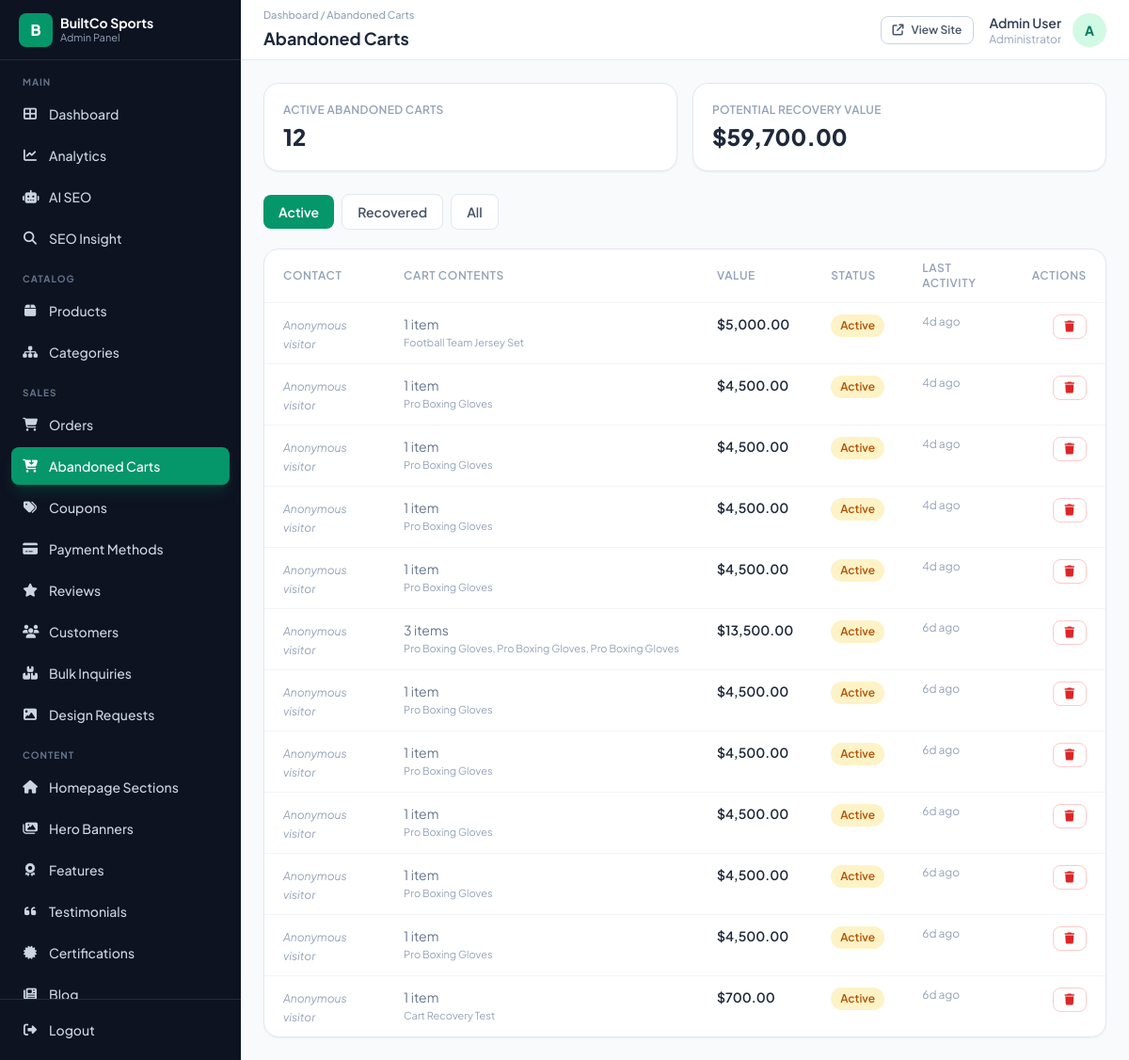
The page /admin/pages/abandoned-carts.php (signed in) on the database its author committed.
### tables this page shows
CREATE TABLE `abandoned_carts` (
  `id` int(11) NOT NULL,
  `session_id` varchar(191) NOT NULL,
  `customer_name` varchar(150) DEFAULT NULL,
  `email` varchar(255) DEFAULT NULL,
  `phone` varchar(50) DEFAULT NULL,
  `cart_data` text DEFAULT NULL COMMENT 'JSON snapshot of cart items',
  `cart_total` decimal(10,2) NOT NULL DEFAULT 0.00,
  `item_count` int(11) NOT NULL DEFAULT 0,
  `status` enum('active','recovered') NOT NULL DEFAULT 'active',
  `reminder_sent_at` datetime DEFAULT NULL,
  `restore_token` varchar(64) DEFAULT NULL,
  `created_at` timestamp NOT NULL DEFAULT current_timestamp(),
  `updated_at` timestamp NOT NULL DEFAULT current_timestamp() ON UPDATE current_timestamp()
);

### includes/config.php (called while the page is built, shortened)
<?php
class DB {
    private static $instance = null;
    private function __construct() {
        $this->conn = new mysqli(DB_HOST, DB_USER, DB_PASS, DB_NAME);
    }
    public static function getInstance() {
        if (self::$instance === null) self::$instance = new DB();
        return self::$instance->conn;
    }
}
function db() { return DB::getInstance(); }
function fetch_one($sql, $types = '', ...$params) {
    $result = db()->query($sql);
    return $result ? $result->fetch_assoc() : null;
}
function fetch_all($sql, $types = '', ...$params) {
    $result = db()->query($sql);
    return $result ? $result->fetch_all(MYSQLI_ASSOC) : [];
}
function get_settings() {
    static $settings = null;
    if ($settings === null) {
        $settings = [];
        $result = db()->query("SELECT setting_key, setting_value FROM site_settings");
        if ($result) while ($row = $result->fetch_assoc()) $settings[$row['setting_key']] = $row['setting_value'];
    }
    return $settings;
}
function setting($key, $default = '') {
    $s = get_settings();
    return $s[$key] ?? $default;
}
function h($v) {
    return htmlspecialchars((string)($v ?? ''), ENT_QUOTES, 'UTF-8');
}
function csrf_token() {
    return $_SESSION['csrf_token'];
}
function format_price($amount) {
    return setting('currency_symbol', '$') . number_format((float)$amount, 2);
}
function time_ago($date) {
    $diff = time() - strtotime($date);
    return round($diff / 86400) . 'd ago';
}
    ob_start(); ?>

### admin/pages/abandoned-carts.php (the view, shortened to what this page needs)
<?php
require_once __DIR__ . '/../../includes/config.php';
$status_filter = $_GET['status'] ?? 'active';
$where = in_array($status_filter, ['active', 'recovered']) ? "status='" . db()->real_escape_string($status_filter) . "'" : '1=1';
$carts = fetch_all("SELECT * FROM abandoned_carts WHERE $where ORDER BY updated_at DESC");
$active_count = (int)(fetch_one("SELECT COUNT(*) c FROM abandoned_carts WHERE status='active'")['c'] ?? 0);
$active_value = (float)(fetch_one("SELECT SUM(cart_total) s FROM abandoned_carts WHERE status='active'")['s'] ?? 0);
include __DIR__ . '/../includes/admin-header.php';
?>
<div class="grid grid-cols-1 sm:grid-cols-2 gap-4 mb-6">
  <div class="card p-5">
    <div class="text-xs font-semibold text-slate-400 uppercase tracking-wide mb-1">Active Abandoned Carts</div>
    <div class="text-2xl font-extrabold text-slate-800"><?= $active_count ?></div>
  </div>
  <div class="card p-5">
    <div class="text-xs font-semibold text-slate-400 uppercase tracking-wide mb-1">Potential Recovery Value</div>
    <div class="text-2xl font-extrabold text-slate-800"><?= format_price($active_value) ?></div>
  </div>
</div>
<div class="flex items-center gap-2 mb-5">
  <?php foreach (['active' => 'Active', 'recovered' => 'Recovered', 'all' => 'All'] as $key => $label): ?>
  <a href="?status=<?= $key ?>" class="px-4 py-2 rounded-lg text-sm font-semibold transition <?= $status_filter === $key ? 'bg-brand text-white' : 'bg-white border border-slate-200 text-slate-600 hover:bg-slate-50' ?>"><?= $label ?></a>
  <?php endforeach; ?>
</div>
<div class="card overflow-hidden">
  <div class="overflow-x-auto">
    <table class="w-full text-sm">
      <thead>
        <tr class="text-left text-xs uppercase tracking-wider text-slate-400 border-b border-slate-100">
          <th class="px-5 py-3 font-semibold">Contact</th>
          <th class="px-5 py-3 font-semibold">Cart Contents</th>
          <th class="px-5 py-3 font-semibold">Value</th>
          <th class="px-5 py-3 font-semibold">Status</th>
          <th class="px-5 py-3 font-semibold">Last Activity</th>
          <th class="px-5 py-3 font-semibold text-right">Actions</th>
        </tr>
      </thead>
      <tbody class="divide-y divide-slate-100">
        <?php foreach ($carts as $c): ?>
        <?php $items = json_decode($c['cart_data'] ?? '[]', true) ?: []; ?>
        <tr class="hover:bg-slate-50/60 align-top">
          <td class="px-5 py-3">
            <?php if ($c['customer_name'] || $c['email'] || $c['phone']): ?>
            <div class="font-medium text-slate-800 text-[13px]"><?= h($c['customer_name'] ?: 'Guest') ?></div>
            <?php if ($c['email']): ?><div class="text-[11px] text-slate-500"><a href="mailto:<?= h($c['email']) ?>" class="hover:text-brand"><?= h($c['email']) ?></a></div><?php endif; ?>
            <?php if ($c['phone']): ?><div class="text-[11px] text-slate-500"><a href="tel:<?= h($c['phone']) ?>" class="hover:text-brand"><?= h($c['phone']) ?></a></div><?php endif; ?>
            <?php else: ?>
            <span class="text-xs text-slate-400 italic">Anonymous visitor</span>
            <?php endif; ?>
          </td>
          <td class="px-5 py-3 text-slate-500">
            <?= (int)$c['item_count'] ?> item<?= $c['item_count'] != 1 ? 's' : '' ?>
            <div class="text-[11px] text-slate-400 truncate max-w-xs"><?= h(implode(', ', array_column($items, 'name'))) ?></div>
          </td>
          <td class="px-5 py-3 font-semibold text-slate-800"><?= format_price($c['cart_total']) ?></td>
          <td class="px-5 py-3"><span class="<?= $c['status'] === 'active' ? 'badge bg-amber-100 text-amber-700' : 'badge-active' ?>"><?= ucfirst($c['status']) ?></span></td>
          <td class="px-5 py-3 text-slate-400 text-xs"><?= time_ago($c['updated_at']) ?></td>
          <td class="px-5 py-3 text-right">
            <a href="?action=delete&id=<?= (int)$c['id'] ?>&csrf_token=<?= csrf_token() ?>" data-confirm="Remove this record?" class="btn-danger-outline btn-sm"><i class="fa-solid fa-trash"></i></a>
          </td>
        </tr>
        <?php endforeach; ?>
      </tbody>
    </table>
  </div>
</div>
<?php include __DIR__ . '/../includes/admin-footer.php'; ?>

### rows shown on the page
abandoned_carts: shows "Anonymous visitor", item_count "1", cart_data "Football Team Jersey Set", cart_total "$5,000.00", status "Active", updated_at "4d ago"
abandoned_carts: shows "Anonymous visitor", item_count "1", cart_data "Pro Boxing Gloves", cart_total "$4,500.00", status "Active", updated_at "4d ago"
abandoned_carts: shows "Anonymous visitor", item_count "1", cart_data "Pro Boxing Gloves", cart_total "$4,500.00", status "Active", updated_at "4d ago"
abandoned_carts: shows "Anonymous visitor", item_count "1", cart_data "Pro Boxing Gloves", cart_total "$4,500.00", status "Active", updated_at "4d ago"
abandoned_carts: shows "Anonymous visitor", item_count "1", cart_data "Pro Boxing Gloves", cart_total "$4,500.00", status "Active", updated_at "4d ago"
abandoned_carts: shows "Anonymous visitor", item_count "3", cart_data "Pro Boxing Gloves, Pro Boxing Gloves, Pro Boxing Gloves", cart_total "$13,500.00", status "Active", updated_at "6d ago"
abandoned_carts: shows "Anonymous visitor", item_count "1", cart_data "Pro Boxing Gloves", cart_total "$4,500.00", status "Active", updated_at "6d ago"
abandoned_carts: shows "Anonymous visitor", item_count "1", cart_data "Pro Boxing Gloves", cart_total "$4,500.00", status "Active", updated_at "6d ago"
abandoned_carts: shows "Anonymous visitor", item_count "1", cart_data "Pro Boxing Gloves", cart_total "$4,500.00", status "Active", updated_at "6d ago"
abandoned_carts: shows "Anonymous visitor", item_count "1", cart_data "Pro Boxing Gloves", cart_total "$4,500.00", status "Active", updated_at "6d ago"
abandoned_carts: shows "Anonymous visitor", item_count "1", cart_data "Pro Boxing Gloves", cart_total "$4,500.00", status "Active", updated_at "6d ago"
abandoned_carts: shows "Anonymous visitor", item_count "1", cart_data "Cart Recovery Test", cart_total "$700.00", status "Active", updated_at "6d ago"

### other values the page prints
$group_label "MAIN"
$nav_item['label'] "Dashboard"
$nav_item['label'] "Analytics"
$nav_item['label'] "AI SEO"
$nav_item['label'] "SEO Insight"
$group_label "CATALOG"
$nav_item['label'] "Products"
$nav_item['label'] "Categories"
$group_label "SALES"
$nav_item['label'] "Orders"
$nav_item['label'] "Abandoned Carts"
$nav_item['label'] "Coupons"
$nav_item['label'] "Payment Methods"
$nav_item['label'] "Reviews"
$nav_item['label'] "Customers"
